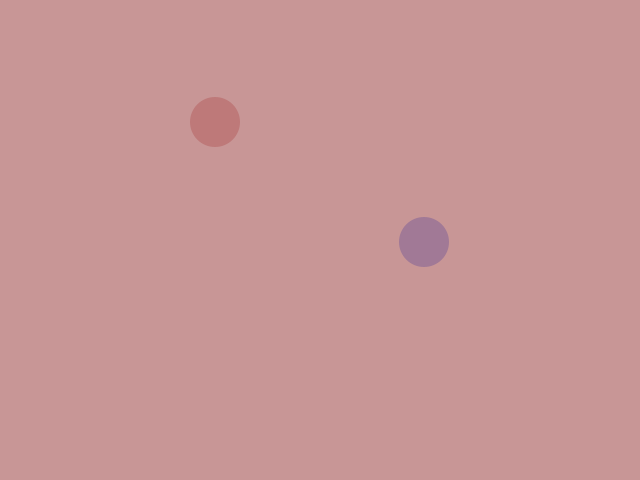
Frame 1 (no input)
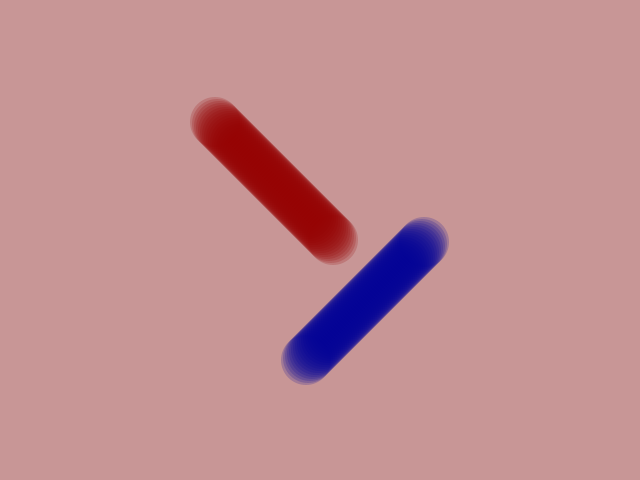
Frame 60 (the mouse pressed at the canvas centre just before this capture)
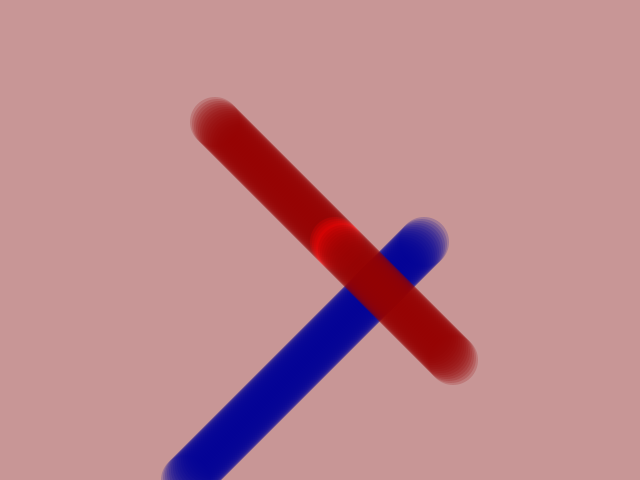
Frame 120 (the mouse held since frame 60 and released just before this capture)

The Processing sketch that drew these frames (run headless with seeded random() and noise(); from frame 60 on, the mouse is pressed at the canvas centre):

// Processing sketch: exercise03
// ── exercise03.pde
// calls for the pre definied variables through simpler functions
color backgroundColor = color(200,150,150);
Bouncer bouncer;
Bouncer bouncer2;

// calls for the function of bouncer defining the properties of B1 and B2 based on the previously definied variables 
void setup() {
  // size of bouncers
  size(640,480);
  background(backgroundColor);
  // defines the x,y,colour 1 and colour 2 of B1 and B2 specifically 
  bouncer = new Bouncer(width/3,height/4,2,2,50,color(150,0,0,50),color(255,0,0,50));
  bouncer2 = new Bouncer(2*width/3,height/2,-2,2,50,color(0,0,150,50),color(0,0,255,50));
}
//re_draws B1 and B2 each frame and calls the function by draw
void draw() {
  bouncer.update();
  bouncer2.update();
  bouncer.draw();
  bouncer2.draw();
}
// ── Bouncer.pde
// defines all the variables of the bouncers
class Bouncer {
  // properties of the class
 int x;
 int y;
 int vx;
 int vy;
 int size;
 color fillColor;
 color defaultColor;
 color hoverColor;
 
 // defines the veolcity, colour, shape, fill, while indicating temp allows for two different objcest to swap between variables 
 Bouncer(int tempX, int tempY, int tempVX, int tempVY, int tempSize, color tempDefaultColor, color tempHoverColor) {
   x = tempX;
   y = tempY;
   vx = tempVX;
   vy = tempVY;
   size = tempSize;
   defaultColor = tempDefaultColor;
   hoverColor = tempHoverColor;
   fillColor = defaultColor;
 }
 // movement of the ball in x and y axis
 // 
 void update() {
   x += vx;
   y += vy;
   // constructor for handlebounce/handlemouse
   handleBounce();
   handleMouse();
 }
 // defines handlebounce as to reverse the velocity of x when the bouncer hits the width (side to side)
 // CHANGED
 void handleBounce() {
   if (x < 0) {
     x += width;
   } else if (x > width) {
    x -= width;
   }
 // CHANGED
 // defines handlebounce as to reverse the velocity of y when the bouncer hits the height (top and bottom)
   if (y < 0){
     y += height;
   } else if (y > height)
     y -= height;
   }
//    
   //x = constrain(x,size/2,width-size/2);
   //y = constrain(y,size/2,height-size/2);
   
   
 //}
//  when that mouse is inside the dimension of the bouncer it calls to fill color for the hover colour
 void handleMouse() {
   if (dist(mouseX,mouseY,x,y) < size/2) {
    fillColor = hoverColor; 
   }
   // if not then the colour stays as default
   else {
     fillColor = defaultColor;
   }
 }
 // draws the function properties
 void draw() {
   noStroke();
   fill(fillColor);
   ellipse(x,y,size,size);
 }
}
